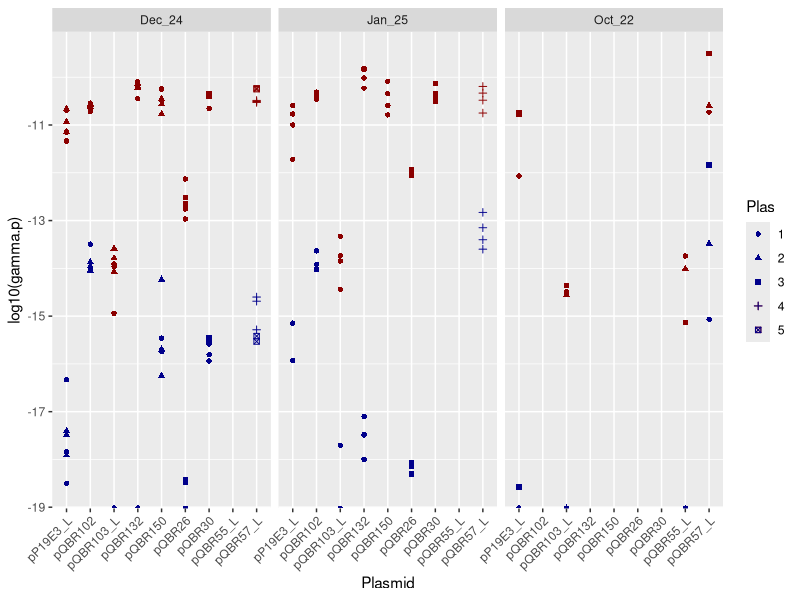
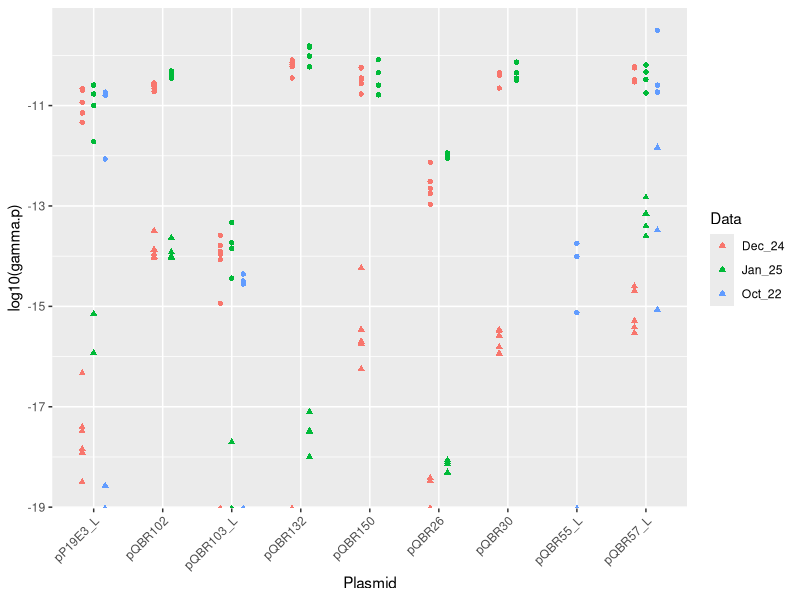
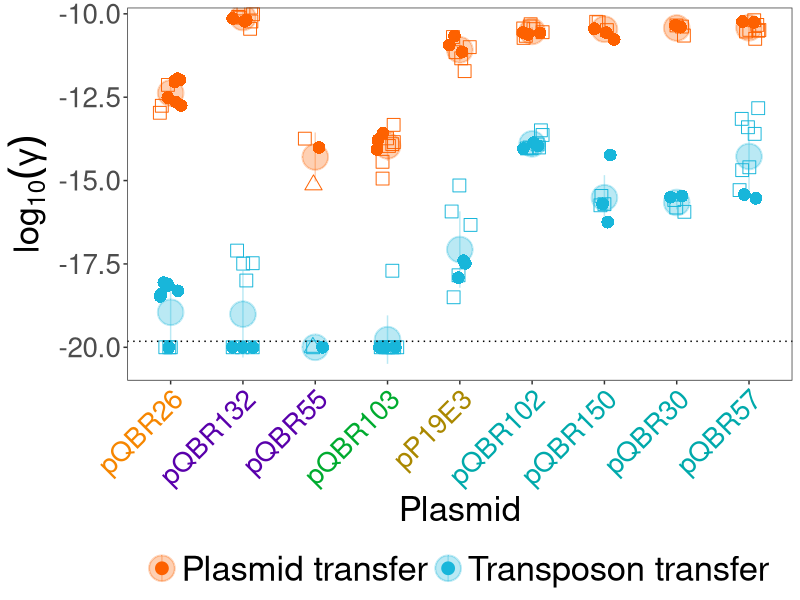
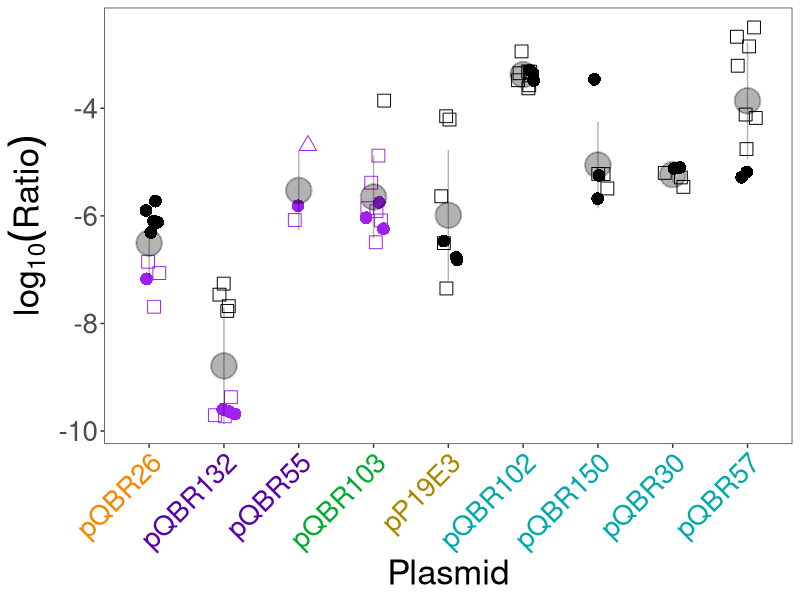
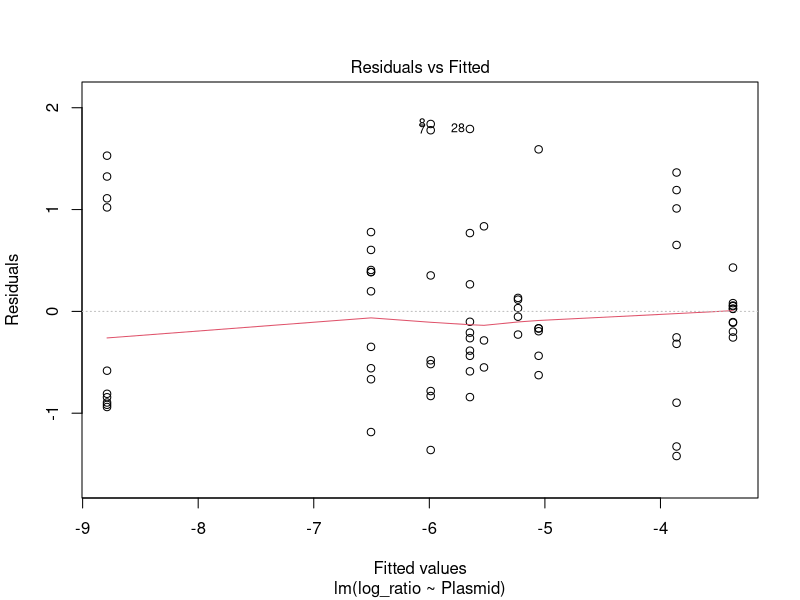
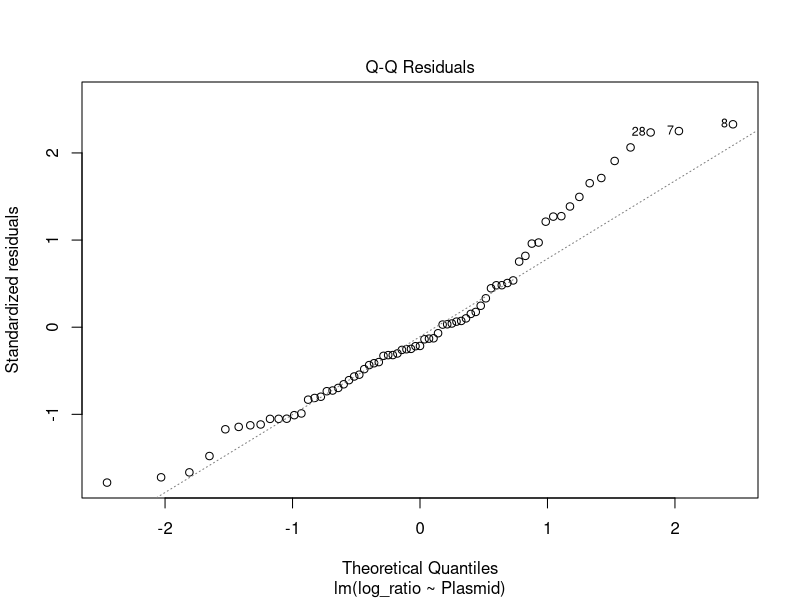
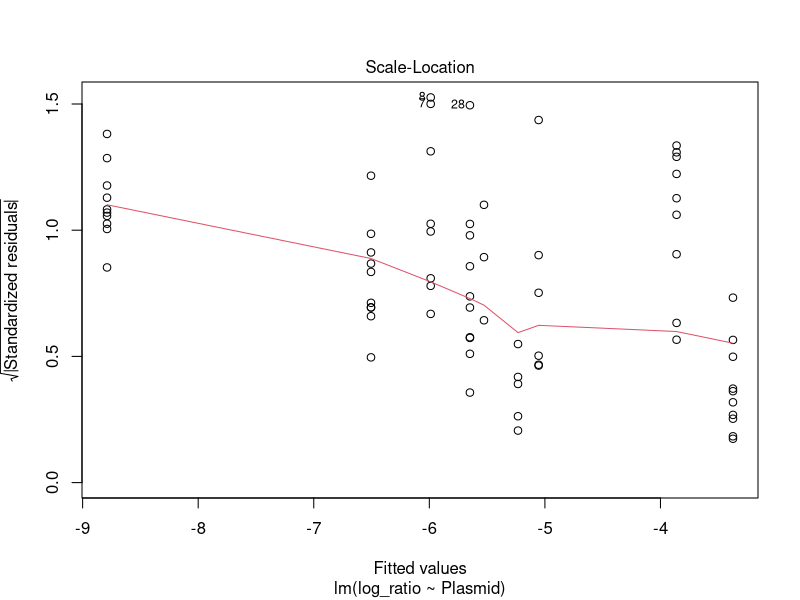
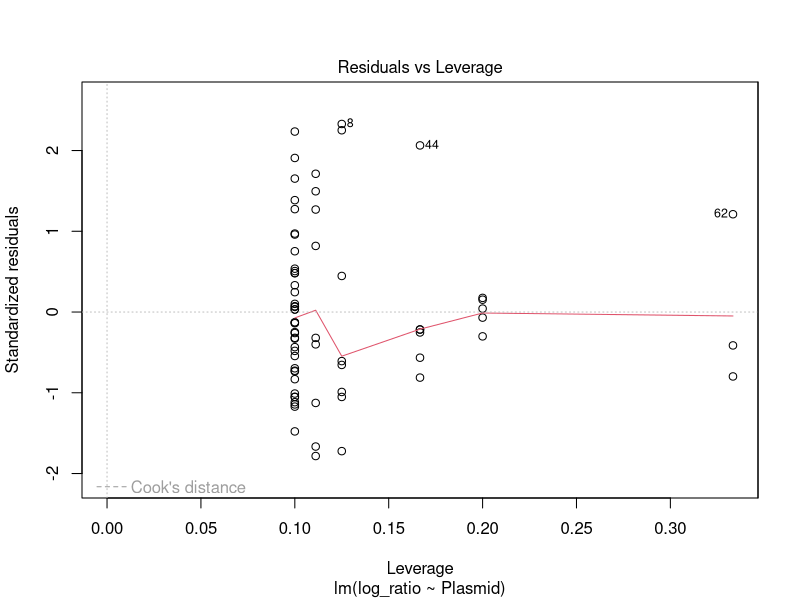

Source code (R) for these figures, in order: (Note: this script raises an error after producing the figures.)
## ---- chunk 1
knitr::opts_chunk$set(echo = TRUE)
## ---- chunk 2
rm(list=ls())

library(tidyverse)
library(ggplot2)
library(dplyr)
library(nlme)
library(forcats)
library(ggtext)
library(patchwork)

`%notin%` <- Negate(`%in%`)

pd <- position_dodge(width=0.5)
col1 <- "#FFB000"
col2 <- "#DC267F"
col4 <- "#FE6100"
col3 <- "#785EF0"
col5 <- "#000000"
col6 <- "#0101DF"
col7 <- "#18B6DA"
## ---- chunk 3
exp_df <- read.csv("Hybrid_data.csv", header = TRUE, sep = ",", 
                     colClasses = c(rep("factor",6), rep("numeric",14),"factor","factor")) %>%
  mutate(Start_D = 0.01 * (Start_DC*10^(Dilution_S))/Quantity_S,
         Start_R = 0.01 * (Start_RC*10^(Dilution_S))/Quantity_S,
         Start_N = Start_D + Start_R,
         End_D = (End_DC*10^(Dilution_E))/Quantity_E,
         End_R = (End_RC*10^(Dilution_E))/Quantity_E,
         End_N = End_D + End_R)

conj_exp <- exp_df %>%
  filter(!(is.na(Plas_TC))) %>% # remove data without conjugation measurements
  mutate(Plas_T = (Plas_TC*10^(Dilution_P))/Quantity_P,
         Tran_T = (Tran_TC*10^(Dilution_T))/Quantity_T,
         psi = log(End_N/Start_N)/24,
         gamma.p = psi * log(1+((Plas_T/End_R)*(End_N/End_D))) * (1/(End_N-Start_N)),
         gamma.t = psi * log(1+((Tran_T/End_R)*(End_N/End_D))) * (1/(End_N-Start_N)))

# calculate minimal limits

lims <- data.frame(
  Start_N = 0.01 * (125*10^6)/0.05,
  End_N = (100*10^7)/0.05,
  End_D = (36*10^7)/0.05,
  End_R = (64*10^7)/0.05,
  Plas_T = 1*10^2/0.05, # using the least diluted plate, and most plated
  Tran_T = 1*10^0/0.2 # using the least diluted plate, and most plated
) %>% 
  mutate(psi = log(End_N/Start_N)/24,
         gamma.p = psi * log(1+((Plas_T/End_R)*(End_N/End_D))) * (1/(End_N-Start_N)),
         gamma.t = psi * log(1+((Tran_T/End_R)*(End_N/End_D))) * (1/(End_N-Start_N)))

# plot

ggplot(data=conj_exp, aes(x=Plasmid, shape=Plas)) + 
  geom_point(aes(y=log10(gamma.p)), colour="darkred") + 
  geom_point(aes(y=log10(gamma.t)), colour="darkblue") + 
  facet_grid(.~Data) + theme(axis.text.x=element_text(angle=45, hjust=1))

ggplot(data=conj_exp, aes(x=Plasmid, colour=Data)) + 
  geom_point(aes(y=log10(gamma.p)), shape=16, position=pd) + 
  geom_point(aes(y=log10(gamma.t)), shape=17, position=pd) + 
  theme(axis.text.x=element_text(angle=45, hjust=1))
## ---- chunk 4
conj_exp_filtered <- conj_exp %>% 
  select(Label, Plasmid, Plas, Plas_group, Strain_Rep, 
         Plas_Rep, gamma.p, gamma.t, Dat_rep, Data) %>%
  pivot_longer(cols=c(gamma.p, gamma.t), names_to = "type", values_to = "gamma") %>%
  filter(!(Data == "Oct_22" & Plasmid != "pQBR55_L")) %>%
  mutate(Plasmid = case_when(
    Plasmid == "pQBR57_L" ~ "pQBR57",
    Plasmid == "pQBR55_L" ~ "pQBR55",  
    Plasmid == "pQBR103_L" ~ "pQBR103",
    Plasmid == "pP19E3_L" ~ "pP19E3",
    TRUE ~ Plasmid 
  )) 

Limits <- pivot_longer(lims, cols=c(gamma.p, gamma.t), names_to = "type", values_to = "gamma") %>%
  filter(type=="gamma.t")

conj_exp_filtered <- conj_exp_filtered %>%
  group_by(Plasmid, Plas_Rep) %>%
  filter(!any(is.na(gamma))) %>%
  ungroup() %>%
  group_by(Plasmid) %>%
  mutate(plas_label = dense_rank(Plas)) %>%
  ungroup()

pd <- position_dodge(width=0.5)

conj_exp_log <- conj_exp_filtered %>%
  mutate(log_gamma = log10(gamma),
         log_gamma = replace(log_gamma, log_gamma == -Inf, -20))

conj_summ <- conj_exp_log %>%
  group_by(Plasmid,Plas_group,type) %>%
  summarise(mean = mean(gamma, na.rm=TRUE),
            mean_log = mean(log_gamma),
            sd = sd(log_gamma)) %>%
  rename(log_gamma = mean_log)
## ---- chunk 5
# conj_summstat <- conj_exp_log %>%
#   group_by(Plasmid, type) %>%
#   summarise(
#     mean = mean(log_gamma, na.rm=TRUE),
#     std = sd(log_gamma, na.rm = TRUE)) %>%
#   left_join(conj_exp_log %>% select(Plasmid,
#                               type,Dat_rep,Plas_group) %>%
#               distinct(), by = c("Plasmid", "type")) %>%
#   mutate(ymin = mean - std, ymax = mean + std)
# 
# conj_summstat<- rename(conj_summstat, "log_gamma"="mean")

plasgroup_colours <- data.frame(
  Plas_group = c("1","2","3","5","6"),
  colour = c("#f68600ff", #GroupII
             "#5900abff", #GroupIII
             "#00ab2fff", #GroupI
             "#AA8800", #pP19E3
             "#00a9abff") #GroupIV
  # Add all Plas_group levels and their desired colors
)

label_lookup <- unique(conj_exp_log[, c("Plasmid", "Plas_group")]) %>%
  left_join(plasgroup_colours, by="Plas_group") %>%
  mutate(Plasmid_col = paste0("<span style='color:", 
                              colour, 
                              "'>", 
                              Plasmid, 
                              "</span>")) %>%
  select(-colour)

# conj_exp_log$Plasmid_col <- NULL
conj_exp_log <- merge(conj_exp_log, label_lookup, by = c("Plasmid", "Plas_group")) %>%
  mutate(Plasmid_col = fct_reorder(Plasmid_col, as.numeric(Plas_group)))
# conj_summstat$Plasmid_col <- NULL
conj_summ <- merge(conj_summ, label_lookup, by = "Plasmid") %>%
  mutate(Plasmid_col = factor(Plasmid_col,
                              levels = levels(conj_exp_log$Plasmid_col)))
## ---- chunk 6
pd2 <- position_jitter(height=0, width=0.15)

ggplot(conj_exp_log, aes(x=Plasmid_col, y=log_gamma,
                   ymax=log_gamma,
                   colour=type, fill=type,
                   shape=as.factor(plas_label))) +
  geom_point(position=pd2, size=4) +
  theme_bw() +
  theme(
    axis.text=element_text(size=20),
    axis.title=element_text(size=25),
    legend.text=element_text(size=25),
    legend.title=element_blank(),
    axis.text.x=element_markdown(angle=45, hjust=1),  
    legend.position = "bottom",
    panel.grid = element_blank()) +
  labs(x="Plasmid", y=expression(log[10](gamma))) +
  scale_colour_manual(values = c(col4, col7),
                      labels=c("Plasmid transfer", "Transposon transfer")) +
  scale_fill_manual(values = c(col4, col7),
                    labels=c("Plasmid transfer", "Transposon transfer")) +
  scale_shape_manual(values = c(0,16,2,3,18,4,7,8,9,11)) +
  guides(shape = "none") +
  geom_pointrange(data=conj_summ,
                  aes(x=Plasmid_col, ymin=log_gamma-sd, ymax=log_gamma+sd, shape=NULL),
                  size=2, alpha=0.3) + 
  scale_y_continuous(limits = c(min(conj_exp_log$log_gamma-1,
                                    na.rm = TRUE), NA), expand = c(0, 0)) +
  geom_hline(yintercept=log10(Limits$gamma), linetype='dotted', col='black')

# ggsave("Hybrid_paper_.png",dpi=300,width=7.2,height=8)

ggsave("Hybrid_paper_.png",dpi=1200,width=15,height=10)


## ---- chunk 7
lod <-Limits$gamma

conj_m <- conj_exp_log %>% select(Label,Plasmid,Plas,plas_label,Plas_group,Plasmid_col,
                                  Strain_Rep,Plas_Rep,Dat_rep,Data,type,gamma) %>%
  pivot_wider(names_from = "type", values_from = "gamma") %>%
  mutate(gamma.t_adj = ifelse(gamma.t < lod, lod, gamma.t),
         ratio = (gamma.t_adj/gamma.p),
         log_ratio = log10(ratio))

conj_m$ratio_group <- ifelse(conj_m$gamma.t < 6e-21, 
                             "Positive", 
                             "Negative")

conj_m_summ <- conj_m %>%
  group_by(Plasmid, Plas_group) %>%
  summarise(mean = mean(log_ratio),
            std = sd(log_ratio)) %>%
  rename(log_ratio = mean) %>%
  left_join(label_lookup %>% select(Plasmid, Plasmid_col) %>%
              distinct(), by = c("Plasmid")) %>%
  mutate(ymin = log_ratio - std, ymax = log_ratio + std)

ggplot(conj_m, aes(x=Plasmid_col, y=log_ratio,
                   ymax=log_ratio, shape=as.factor(plas_label),color=ratio_group)) +
  geom_point(position=pd2, size=4) +
  theme_bw() +
  theme(
    axis.text=element_text(size=20),
    axis.title=element_text(size=25),
    legend.text=element_text(size=25),
    legend.title=element_blank(),
    axis.text.x=element_markdown(angle=45, hjust=1),  # Enable markdown for colored labels
    panel.grid = element_blank()
  ) +
  labs(x="Plasmid", y=expression(log[10](Ratio))) +
  scale_shape_manual(values = c(0,16,2,3,18,4,7,8,9,11)) +
  scale_color_manual(values = c("Positive"="purple",
                                "Negative"="black"))+
  guides(shape = "none", colour = "none") +
  geom_pointrange(data=conj_m_summ,
                  aes(x=Plasmid_col, y = log_ratio, ymin=ymin, ymax=ymax, shape=NULL),inherit.aes=FALSE,
                  size=2, alpha=0.3)

ggsave("Conj_Ratios_paper.png",dpi=1200,width=15,height=10)
## ---- chunk 8
# ratio depends on the plasmid
conj_mod1 <- lm(log_ratio ~ Plasmid, data = conj_m)
plot(conj_mod1)
summary(conj_mod1)
anova(conj_mod1) #F(8,62) = 3.34, p < 1e-15
TukeyHSD(aov(conj_mod1))

# ratio depends on the plasmid group
conj_mod2 <- lm(log_ratio ~ Plas_group, data = conj_m)
plot(conj_mod2)
summary(conj_mod2)
anova(conj_mod2) #F(4,66) = 28.3, p < 1e-12
TukeyHSD(aov(conj_mod2))

# directly compare conjugation rate and transposon transfer rates

ggplot(conj_m, aes(x=log10(gamma.p), y=log10(gamma.t_adj))) + 
  geom_point(aes(colour=Plasmid)) + geom_smooth(method="lm")

cor.test(x=conj_m$gamma.p, y=conj_m$gamma.t_adj, method="spearman")
# significant correlation, 0.463, p < 1e-4
# but these data include pQBR103 and pQBR55 that had rare/no transposon mobilisation and low conjugation rates
# remove and retest

conj_m_flt <- conj_m %>% filter(!(Plasmid %in% c("pQBR103","pQBR55")))

cor.test(x=conj_m_flt$gamma.p, 
         y=conj_m_flt$gamma.t_adj, method="spearman")

# rho = 0.19, p = 0.167
# nb can compare non-transformed values, since spearman's rho considers rank order

# conjugation rate depends on plasmid
conj_mod3<- lm(log10(gamma.p) ~ Plasmid, data=conj_m)
plot(conj_mod3)
summary(conj_mod3)
anova(conj_mod3) #F(8,62)=182, p < 1e-15
TukeyHSD(aov(conj_mod3))
## ---- chunk 9
ggplot(data=conj_m, aes(x=Plasmid, colour=Data)) + 
  geom_point(aes(y=log10(gamma.p)), shape=16, position=pd) + 
  geom_point(aes(y=log10(gamma.t)), shape=17, position=pd) + 
  theme(axis.text.x=element_text(angle=45, hjust=1))

conj_m_24 <- filter(conj_m_flt, Data=="Dec_24")
conj_m_25 <- filter(conj_m_flt, Data=="Jan_25")

cor.test(x=conj_m_24$gamma.p, 
         y=conj_m_24$gamma.t_adj, method="spearman")
cor.test(x=conj_m_25$gamma.p, 
         y=conj_m_25$gamma.t_adj, method="spearman")
# both of these results are nonsignificant, because pQBR55 is omitted from these experiments, as above. 

conj_mod1_24 <- lm(log_ratio ~ Plasmid, data = filter(conj_m, Data=="Dec_24"))
anova(conj_mod1_24) # significant effect of plasmid
conj_mod1_24_results <- as.data.frame(TukeyHSD(aov(conj_mod1_24))$Plasmid) %>%
  rownames_to_column("comparison") %>% mutate(star = ifelse(`p adj` < 0.05, "*", ""))

conj_mod1_25 <- lm(log_ratio ~ Plasmid, data = filter(conj_m, Data=="Jan_25"))
anova(conj_mod1_25) # significant effect of plasmid
conj_mod1_25_results <- as.data.frame(TukeyHSD(aov(conj_mod1_25))$Plasmid) %>%
  rownames_to_column("comparison") %>% mutate(star = ifelse(`p adj` < 0.05, "*", ""))

left_join(conj_mod1_24_results, conj_mod1_25_results, by="comparison",
          suffix = c(".24",".25")) %>%
  select(comparison, `p adj.24`, `p adj.25`, star.24, star.25) %>% kable()
## ---- chunk 10
#Getting some exact numbers for how many tns per plasmid transfer
p57 <- conj_m %>%
  filter(Plasmid == "pQBR57") %>%
  summarise(
    plasmid_mean_log10 = mean(log10(gamma.p), na.rm = TRUE),
    plasmid_sd_log10   = sd(log10(gamma.p), na.rm = TRUE),
    transposon_mean_log10 = mean(log10(gamma.t), na.rm = TRUE),
    transposon_sd_log10   = sd(log10(gamma.t), na.rm = TRUE)
  )

p102 <- conj_m %>%
  filter(Plasmid == "pQBR102") %>%
  summarise(
    plasmid_mean_log10 = mean(log10(gamma.p), na.rm = TRUE),
    plasmid_sd_log10   = sd(log10(gamma.p), na.rm = TRUE),
    transposon_mean_log10 = mean(log10(gamma.t), na.rm = TRUE),
    transposon_sd_log10   = sd(log10(gamma.t), na.rm = TRUE)
  )

log10_ratio_57 <- p57$plasmid_mean_log10 - p57$transposon_mean_log10
sd_log10_ratio_57 <- sqrt(p57$plasmid_sd_log10^2 +
                            p57$transposon_sd_log10^2)

(ratio_57 <- 10^log10_ratio_57) #7255

log10_ratio_102 <- p102$plasmid_mean_log10 - p102$transposon_mean_log10
sd_log10_ratio_102 <- sqrt(p102$plasmid_sd_log10^2 +
                             p102$transposon_sd_log10^2)

(ratio_102 <- 10^log10_ratio_102) #2359

(ci_57 <- 10^(log10_ratio_57 + c(-1, 1) * 1.96 * sd_log10_ratio_57)) #60 to 8.74e5
(ci_102 <- 10^(log10_ratio_102 + c(-1, 1) * 1.96 * sd_log10_ratio_102)) #842 to 6604
## ---- chunk 11
#calculating fitness - w
comp1 <- exp_df %>%
  mutate(Mlac = (log(End_R/(Start_R/100))/24),
         Mvs  = (log(End_D/(Start_D/100))/24),
         w = Mvs/Mlac)

con <- filter(comp1, Plasmid == "Con")

(con_mean <- con %>%
  select(w) %>% summarise(w = mean(w)) %>% pull()) # 1.009498

t.test(con$w, mu=1, data=con) # t = 0.82179, df = 9, p = 0.4324

comp3 <- comp1 %>% mutate(w_corr = w/con_mean) %>% #filter(Plasmid != "pQBR57_L") %>% 
  mutate(Plasmid = case_when(
    Plasmid == "pQBR55_L" ~ "pQBR55",  
    Plasmid == "pQBR103_L" ~ "pQBR103",
    Plasmid == "pP19E3_L" ~ "pP19E3",
    Plasmid == "pQBR57_L" ~ "pQBR57",
    TRUE ~ Plasmid)) %>%
  filter(Plasmid != "Con")

comp3$Plas_group <- as.numeric(comp3$Plas_group)
comp3$Plasmid <- as.factor(comp3$Plasmid)

comp3stat <- comp3 %>%
  group_by(Plasmid) %>%
  summarise(mean=mean(w_corr),
            std=sd(w_corr))%>%
  mutate(ymin = mean - std,
         ymax = mean + std) %>%
  rename("w_corr"="mean")

plasgroup_colors2 <- c(
  "1" = "#f68600ff", #GroupII
  "2" = "#5900abff", #GroupIII
  "3" = "#00ab2fff", #GroupI
  "4" = "#AA8800", #pP19E3
  "5" = "#00a9abff", #GroupIV
  "Con" = "black"
  # Add all Plas_group levels and their desired colors
)

label_lookup2 <- unique(comp3[, c("Plasmid", "Plas_group")])
label_lookup2$Plasmid_col <- paste0(
  "<span style='color:", 
  plasgroup_colors2[label_lookup2$Plas_group], 
  "'>", 
  label_lookup2$Plasmid, 
  "</span>")

comp3$Plasmid_col <- NULL
comp3 <- merge(comp3, label_lookup2,
               by = c("Plasmid", "Plas_group"))
comp3stat$Plasmid_col <- NULL
comp3stat <- merge(comp3stat,
                   label_lookup2, by = "Plasmid")

comp3$Plasmid_col <- fct_reorder(comp3$Plasmid_col,
                                 comp3$Plas_group)
comp3stat$Plasmid_col <- factor(comp3stat$Plasmid_col,
                                levels = levels(comp3$Plasmid_col))


pd <- position_jitterdodge(dodge.width=0.6, jitter.width = 0.1)
pd2<-position_dodge(width=0.6)

ggplot(comp3, aes(x=Plasmid_col,y=w_corr))+ 
  geom_point(position=pd2,size=4)+
  geom_hline(yintercept = 1, linetype="dashed")+
  theme_bw()+
  theme(axis.text=element_text(size=20),axis.title=element_text(size=25), legend.text=element_text(size=25),legend.title=element_text(size=25),
        axis.text.x = ggtext::element_markdown(angle = 45, hjust = 1))+labs(x="Plasmid", y="Relative Fitness (W)")+ 
  geom_pointrange(data=comp3stat,aes(x=Plasmid_col,ymin=w_corr-std,ymax=w_corr+std),size=2,alpha=0.3,position=pd2) +
   scale_y_continuous(breaks = seq(0.5, max(comp3$w_corr) + 0.2, by = 0.2))
  
ggsave("Comp_fit.png",dpi=1200,width=12,height=10)
## ---- chunk 12
fit <- comp3

F3 <- aov(w_corr ~ Plasmid, data = fit) 

F4 <- aov(w_corr~as.factor(Plas_group), data=fit)
